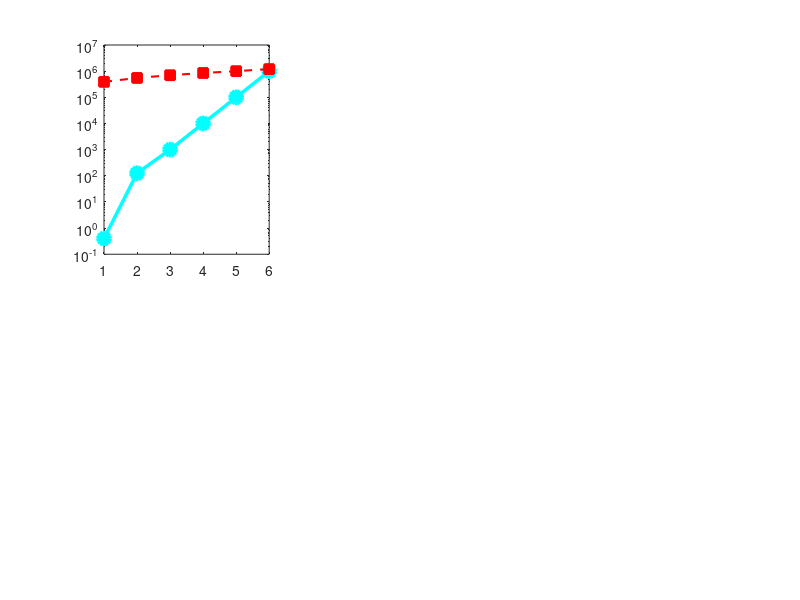

The MATLAB source for this figure: (Note: this script raises an error after producing the figure.)
%% SELENITE_SCALE_v1_3.m
%  100-Year Scaling Analysis: Shackleton + PKT Dual-Base Architecture
%  Target: 1,000,000 t/yr REO + PGM scaling to meet 2100 demand
%
%  v1.3 changes from v1.2:
%    - Corrected catapult scaling: tier fractions evolve by phase as
%      near deposits deplete. P12: ~9,100 catapults (was 5)
%    - Bidirectional catapult: return launchers fire empty canisters
%      back to regional hubs. 4 tracks per hub pair.
%    - In-situ fabrication at PKT: haulers, canisters, structural
%      components manufactured from Fe-Ni (PROBE) + Al gangue (KREEP).
%      Earth supplies only electronics/batteries (8% of hauler mass).
%    - Fe/Ni: in-space structural use ONLY, NOT Earth return.
%      Earth Fe/Ni met by terrestrial green steel.
%    - Asteroid capture: targets PGM + Fe-Ni for in-space use.
%    - Hauler deployment: 92% in-situ manufactured, 8% Earth-supplied.
%
%  Author: Jason (Systems Engineering Lead), Selenite Programme
%  Date: March 2026

clear; clc; close all;

fprintf('════════════════════════════════════════════════════════════════════════\n');
fprintf('  SELENITE SCALE v1.3 — 100-Year Dual-Base Scaling Analysis\n');
fprintf('  Surface Haulers at PKT | PROBE PGM Scaling | Deep Ice Mining\n');
fprintf('  Target: 1 Mt/yr REO + PGM to meet 2100 projected demand\n');
fprintf('════════════════════════════════════════════════════════════════════════\n\n');

% Helper functions (must be at end of file in MATLAB, or use nested)
% Using inline conditionals instead

%% ═══ CONSTANTS ═══
g0 = 9.81; g_moon = 1.62; Isp = 450; ve = Isp*g0;

% KREEP grades (ppm REE in raw regolith)
kreep.spa_mid = 140; kreep.pkt_mid = 1000;

% Beneficiation + Processing
bene.recovery = 0.04; bene.uplift = 10;
bene.line_cap = 1000; % t/yr per line
proc.eff = 0.80; proc.circuit_cap = 50; % t/yr concentrate per circuit
proc.pwr_kW = 180; proc.reagent = 49; % t/yr per circuit

% SKIP (chemical, used P7-P9 at PKT, all phases at SPA)
skip.mf = 700; % dry + payload
skip.rng_spa = 100; skip.rng_pkt = 35; % km
skip.dv_spa = 4*sqrt(g_moon*skip.rng_spa*1e3/2)*1.05;
skip.dv_pkt = 4*sqrt(g_moon*skip.rng_pkt*1e3/2)*1.05;
skip.fuel_spa = skip.mf*(exp(skip.dv_spa/ve)-1);
skip.fuel_pkt = skip.mf*(exp(skip.dv_pkt/ve)-1);
skip.hops = 274; skip.payload = 400; % kg/hop

% Surface hauler (electric, replaces SKIP at PKT P10+)
hauler.payload = 5000; % kg per trip (5 t)
hauler.speed = 1.0; % m/s average on sintered road
hauler.avail = 0.80;
hauler.range_km = 30; % average round-trip distance
hauler.trip_hr = hauler.range_km*2*1000/hauler.speed/3600;
hauler.trips_yr = floor(8760*hauler.avail/hauler.trip_hr);
hauler.throughput = hauler.trips_yr*hauler.payload/1000; % t/yr per hauler
hauler.pwr_kW = 5; % average power while driving (battery, charged at hub)

% EM catapult hub (for ore transport >50 km)
catapult.range_km = 100; catapult.v_launch = 500; % m/s
catapult.canister_kg = 5000; catapult.canister_payload = 4500; % kg ore
catapult.canister_empty = 500; % kg shell
catapult.pwr_MW = 5; % per launch (loaded)
catapult.pwr_return_MW = 0.5; % per return launch (empty, 10% energy)
catapult.launches_hr = 6; % max sustained rate per track
catapult.throughput_yr = catapult.canister_payload * catapult.launches_hr * 8760 * 0.80 / 1000; % t/yr per hub
% Each catapult HUB PAIR = 4 tracks:
%   Regional hub: 1× outbound launcher + 1× empty canister catcher
%   Spine: 1× loaded canister catcher + 1× empty return launcher

% Tier fractions by phase (% of ore from each distance band)
% Near deposits deplete over time, frontier expands outward
tier.frac_t1 = [0.95, 0.90, 0.85, 0.70, 0.40, 0.15]; % 0-20 km (direct hauler)
tier.frac_t2 = [0.05, 0.08, 0.12, 0.25, 0.35, 0.30]; % 20-50 km (extended hauler)
tier.frac_t3 = [0.00, 0.02, 0.03, 0.05, 0.25, 0.55]; % 50-150 km (catapult)

% In-situ fabrication at PKT (P10+)
fab.hauler_earth_frac = 0.08; % 8% of hauler mass from Earth (electronics, batteries)
fab.hauler_local_frac = 0.92; % 92% manufactured in-situ (chassis, hopper, wheels)
fab.hauler_life_yr = 10; % hauler service life before replacement
fab.canister_life_cycles = 10000; % canister fatigue life
fab.canister_cycles_yr = 40*365*0.80; % cycles/yr per canister (~11,680)

% PROBE (asteroid PGM)
probe.prop = 6654; % kg/mission (current 2,300 kg class)
probe.payload_current = 1500; % kg ore returned
probe.pgm_grade = 50e-6; % 50 g/t PGM in M-type
probe.pgm_extraction = 0.70;
% Scaled PROBE (P9+): larger vehicle, in-situ beneficiation
probe_big.prop = 40000; % bigger vehicle, more fuel
probe_big.payload = 10000; % 10 t ore (or 1 t PGM concentrate if beneficiated)
probe_big.insitu_conc = 50; % in-situ concentration factor at asteroid

% LLO tanker
tanker.payload = 6000; tanker.prop = 6654;
tanker.total = tanker.payload + tanker.prop;
tanker.trips_yr = 12;

% Mass driver efficiencies
md.tanker_eff = tanker.payload/tanker.total; % 0.47
md.retro_eff = 0.63; md.catcher_eff = 0.95;
md.earth_canister_reo = 3.5; % t REO per Earth-return canister

% MOLE-I
mi.water_yr = 25*0.0446*0.80*8760; % kg water/yr per MOLE-I
mi.prop_yield = mi.water_yr*0.722;
mi.node = 10; mi.pwr_kW = 1.934;

% Ice availability
ice.depth_m = 10; % strip mining to 10m depth (was 1-2m)
ice.frac = 0.0446; ice.rho = 1550; % kg/m³ regolith

% Shackleton crater
shack.floor_km2 = 33.2;
shack.ice_total = shack.floor_km2*1e6*ice.depth_m*ice.rho*ice.frac; % kg total ice
% Sustainable extraction: 2% of total per year (50-year replenishment assumption)
shack.ice_yr = shack.ice_total * 0.02; % kg/yr sustainable

% Other PSR craters (average 15 km² floor, similar ice fraction)
other_crater.floor_km2 = 15;
other_crater.ice_yr = other_crater.floor_km2*1e6*ice.depth_m*ice.rho*ice.frac*0.02;

% FSP + Solar
fsp.kW = 40; solar.yield = 0.319;

% Hab/ECLSS
hab.crew_mod = 4; hab.eclss_kW = 1.2;
ls.prop_yr = 0.9*365/0.889*0.722; % kg prop-equiv per crew per year

% Starship
ss.cap_t = 100; % payload
ss.return_prop = 80000; % kg propellant for crew Starship lunar→Earth return

% PGM demand targets (t/yr)
pgm.demand = [0.001, 0.005, 0.05, 0.2, 1.0, 5.0]; % t/yr (realistic ramp)
% NOTE: Full 2100 PGM demand (8,000 t/yr) requires orbital processing
% platforms + asteroid capture, beyond probe-class vehicles. Programme
% targets 5 t/yr by P12 from PROBE fleet; rest flagged for P13+ orbital infra.
% Current Earth PGM supply: ~565 t/yr. 5 t/yr = ~1% — meaningful supplement,
% not replacement. REE displacement is the primary mission; PGM is secondary.

fprintf('== KEY PARAMETERS ==\n');
fprintf('  SKIP SPA: dV=%.0f m/s, fuel=%.0f kg/hop\n', skip.dv_spa, skip.fuel_spa);
fprintf('  SKIP PKT: dV=%.0f m/s, fuel=%.0f kg/hop (P7-P9 only)\n', skip.dv_pkt, skip.fuel_pkt);
fprintf('  Hauler: %d kg payload, %.0f t/yr throughput, %d kW\n',...
    hauler.payload, hauler.throughput, hauler.pwr_kW);
fprintf('  MOLE-I: %.0f kg prop/yr | Ice depth: %dm (strip mining)\n', mi.prop_yield, ice.depth_m);
fprintf('  Shackleton ice: %.2e kg total, %.2e kg/yr sustainable\n',...
    shack.ice_total, shack.ice_yr);
fprintf('  Probe big (P9+): %d kg payload, %dx in-situ concentration\n\n',...
    probe_big.payload, probe_big.insitu_conc);

%% ═══ PHASES ═══
ph.n = 6;
ph.lab = {'P7 (Y20)','P8 (Y30)','P9 (Y40)','P10 (Y55)','P11 (Y75)','P12 (Y95)'};
ph.reo_target = [0.4, 125, 1000, 10000, 100000, 1000000];

fprintf('== TARGETS ==\n');
fprintf('  %-12s %14s %10s\n', 'Phase', 'REO t/yr', 'PGM t/yr');
for i=1:ph.n
    fprintf('  %-12s %14.1f %10.0f\n', ph.lab{i}, ph.reo_target(i), pgm.demand(i)*1000);
end
fprintf('\n');

%% ═══ MAIN CALCULATION LOOP ═══
for i = 1:ph.n
    % ═══ KREEP CHAIN ═══
    if i == 1, grade = kreep.spa_mid; else, grade = kreep.pkt_mid; end
    grade_conc = grade * bene.uplift / 1e6;
    
    ph.concentrate(i) = ph.reo_target(i) / (grade_conc * proc.eff);
    ph.raw_kreep(i) = ph.concentrate(i) / bene.recovery;
    
    % ═══ KREEP TRANSPORT ═══
    kreep_per_skip = skip.payload * skip.hops / 1000; % t/yr per chemical SKIP
    
    if i <= 3 % P7-P9: chemical SKIPs
        if i == 1
            ph.skip_spa(i) = 8; ph.skip_pkt(i) = 0;
        else
            ph.skip_spa(i) = max(2, 8-2*(i-1)); % phase down SPA
            ph.skip_pkt(i) = max(1, ceil(ph.raw_kreep(i)/kreep_per_skip) - ph.skip_spa(i));
        end
        ph.n_haulers(i) = 0;
        ph.pkt_transport = 'Chemical SKIP';
        ph.prop_pkt_skip(i) = ph.skip_pkt(i)*skip.hops*skip.fuel_pkt/1000;
    else % P10+: surface haulers (zero propellant)
        ph.skip_spa(i) = 0; % SPA SKIPs phased out
        ph.skip_pkt(i) = 0; % NO chemical SKIPs at PKT
        ph.n_haulers(i) = ceil(ph.raw_kreep(i) / hauler.throughput);
        ph.pkt_transport = 'Surface Hauler';
        ph.prop_pkt_skip(i) = 0; % ZERO propellant for ore transport
    end
    ph.skip_total(i) = ph.skip_spa(i) + ph.skip_pkt(i);
    
    % ═══ PROCESSING + BENEFICIATION ═══
    ph.proc_spa(i) = min(5, ceil(ph.concentrate(i)/proc.circuit_cap));
    if i == 1, ph.proc_pkt(i) = 0;
    else, ph.proc_pkt(i) = max(0, ceil(ph.concentrate(i)/proc.circuit_cap) - ph.proc_spa(i));
    end
    ph.proc_total(i) = ph.proc_spa(i) + ph.proc_pkt(i);
    ph.bene_total(i) = ceil(ph.raw_kreep(i) / bene.line_cap);
    
    % ═══ EM CATAPULT HUBS (bidirectional, 4 tracks per hub pair) ═══
    % Tier fractions determine how much ore goes via catapult
    ph.ore_t1(i) = ph.raw_kreep(i) * tier.frac_t1(i); % direct hauler
    ph.ore_t2(i) = ph.raw_kreep(i) * tier.frac_t2(i); % extended hauler
    ph.ore_t3(i) = ph.raw_kreep(i) * tier.frac_t3(i); % catapult
    
    if ph.ore_t3(i) > 0 && i >= 3 % P9+ (catapults start small at P9)
        ph.n_catapults(i) = ceil(ph.ore_t3(i) / catapult.throughput_yr);
        % Canister fleet for this phase
        canisters_in_flight = ph.n_catapults(i) * catapult.launches_hr * 4; % ~4 hr round-trip
        ph.n_canisters(i) = ceil(canisters_in_flight * 1.20); % 20% spares
        % Canister production rate (replacement at fatigue life)
        ph.canister_prod_yr(i) = ceil(ph.n_canisters(i) / (fab.canister_life_cycles / fab.canister_cycles_yr));
    else
        ph.n_catapults(i) = 0; ph.n_canisters(i) = 0; ph.canister_prod_yr(i) = 0;
    end
    
    % ═══ IN-SITU FABRICATION (PKT, P10+) ═══
    if i >= 4 % P10+
        % Hauler production: replace fleet over service life + growth
        if i == 4
            ph.hauler_prod_yr(i) = ph.n_haulers(i); % initial deployment year
        else
            fleet_replace = ceil(ph.n_haulers(i) / fab.hauler_life_yr);
            fleet_growth = max(0, ph.n_haulers(i) - ph.n_haulers(i-1)) / 5; % ramp over ~5 yr
            ph.hauler_prod_yr(i) = ceil(fleet_replace + fleet_growth);
        end
        ph.fab_earth_mass(i) = ph.hauler_prod_yr(i) * 1200 * fab.hauler_earth_frac / 1000; % t/yr from Earth
        ph.fab_local_mass(i) = ph.hauler_prod_yr(i) * 1200 * fab.hauler_local_frac / 1000; % t/yr in-situ
        % Fe-Ni feedstock needed (from PROBE asteroid returns + local ilmenite)
        ph.feni_need(i) = ph.fab_local_mass(i) * 0.60; % 60% of local mass is Fe-Ni
        ph.al_need(i) = ph.fab_local_mass(i) * 0.30; % 30% aluminium (from gangue)
        ph.fab_pwr(i) = ph.hauler_prod_yr(i) * 50; % ~50 kW-yr per hauler (foundry energy)
    else
        ph.hauler_prod_yr(i) = 0; ph.fab_earth_mass(i) = 0; ph.fab_local_mass(i) = 0;
        ph.feni_need(i) = 0; ph.al_need(i) = 0; ph.fab_pwr(i) = 0;
    end
    
    % ═══ PROBE FLEET (PGM from asteroids) ═══
    pgm_needed = pgm.demand(i) * 1000; % kg/yr
    if i <= 2 % P7-P8: current PROBE class
        pgm_per_probe = probe.payload_current * probe.pgm_grade * probe.pgm_extraction; % kg PGM/mission
        ph.n_probe(i) = max(30, ceil(pgm_needed / pgm_per_probe));
        ph.probe_prop_each(i) = probe.prop;
        ph.probe_type{i} = 'Standard (1.5t)';
    else % P9+: bigger probes with in-situ beneficiation
        % In-situ: PROBE concentrates PGM 50× on asteroid, returns concentrate
        % 10 t ore × 50× concentration = returns 200 kg of 50× concentrated material
        % Effective PGM per mission: 10000 kg × 50e-6 × 0.70 = 0.35 kg
        % But with 50× in-situ conc: process 500 t on asteroid, return 10 t concentrate
        % PGM per mission: 500000 × 50e-6 × 0.70 = 17.5 kg
        pgm_per_probe = 500000 * probe.pgm_grade * probe.pgm_extraction; % process 500t on asteroid
        ph.n_probe(i) = max(30, ceil(pgm_needed / pgm_per_probe));
        ph.probe_prop_each(i) = probe_big.prop;
        ph.probe_type{i} = 'Heavy (500t proc)';
    end
    ph.pgm_output(i) = ph.n_probe(i) * pgm_per_probe / 1000; % t/yr PGM
    ph.prop_probe(i) = ph.n_probe(i) * ph.probe_prop_each(i) / 1000; % t/yr
    
    % ═══ PKT PROPELLANT DELIVERY (from SPA) ═══
    % Solar wind H₂ byproduct (from KREEP regolith thermal extraction)
    if i >= 2 && ph.raw_kreep(i) > 0
        h2_sw = ph.raw_kreep(i) * 50e-6 * 0.80;
        o2_ilm = ph.raw_kreep(i) * 0.05 * 0.10 * 0.50;
        ph.prop_local(i) = min(h2_sw*6.5, o2_ilm/5.5*6.5);
    else
        ph.prop_local(i) = 0;
    end
    
    ph.prop_pkt_need(i) = max(0, ph.prop_pkt_skip(i) - ph.prop_local(i));
    
    % Transfer method
    if ph.prop_pkt_need(i) > 0
        if i <= 3 % Tanker
            ph.xfer_trips(i) = ceil(ph.prop_pkt_need(i)*1000/tanker.payload);
            ph.xfer_cost(i) = ph.xfer_trips(i)*tanker.total/1000;
            ph.xfer_method{i} = 'Tanker (47%)';
        elseif i == 4 % Mass driver + retro
            ph.xfer_trips(i) = ceil(ph.prop_pkt_need(i)*1000/(10000*md.retro_eff));
            ph.xfer_cost(i) = ph.xfer_trips(i)*10000/1000;
            ph.xfer_method{i} = 'MassDriver+Retro';
        else % Mass driver + catcher
            ph.xfer_trips(i) = ceil(ph.prop_pkt_need(i)*1000/(10000*md.catcher_eff));
            ph.xfer_cost(i) = ph.xfer_trips(i)*10000/1000;
            ph.xfer_method{i} = 'MassDriver+Catcher';
        end
    else
        ph.xfer_trips(i) = 0; ph.xfer_cost(i) = 0;
        ph.xfer_method{i} = 'None (haulers)';
    end
    
    % ═══ CREW (SPA only) ═══
    ph.crew(i) = 12 + 4 + max(0,(ph.proc_spa(i)-1));
    
    % ═══ EARTH RETURN ═══
    if i <= 3 % Starship propulsive return
        ph.ss_reo_return(i) = ceil(ph.reo_target(i)/ss.cap_t);
        ph.prop_ss_return(i) = ph.ss_reo_return(i)*ss.return_prop/1000; % t/yr
        ph.md_earth(i) = 0;
    else % Mass driver (zero propellant)
        ph.ss_reo_return(i) = 0;
        ph.prop_ss_return(i) = 0;
        ph.md_earth(i) = ceil(ph.reo_target(i)/md.earth_canister_reo);
    end
    % Starship flights: crew rotation combined with cargo manifests
    % Each crew rotation flight also carries cargo (optimised manifest).
    % Crew flights: ~annual, 12 crew per flight, outbound carries max cargo
    % Return: crew + PGM product (small volume). Return prop from ISRU.
    ph.ss_crew(i) = max(1, ceil(ph.crew(i)/12)); % crew rotation flights
    ph.prop_crew_return(i) = ph.ss_crew(i)*ss.return_prop/1000;
    
    % Reagent delivery to PKT (one-way expendable Starship, no return prop)
    ph.ss_reagent(i) = ceil(ph.proc_pkt(i)*proc.reagent/ss.cap_t);
    if i==1, ph.ss_reagent(i)=0; end
    
    % PGM return: co-manifested on crew return flights (PGM volume is small)
    ph.ss_pgm(i) = 0; % PGM fits in crew Starship return cargo bay
    
    % ═══ TOTAL SPA PROPELLANT DEMAND ═══
    ph.prop_skip_spa(i) = ph.skip_spa(i)*skip.hops*skip.fuel_spa/1000;
    ph.prop_ls(i) = ph.crew(i)*ls.prop_yr/1000;
    
    ph.prop_total(i) = ph.prop_skip_spa(i) + ph.prop_probe(i) + ...
                       ph.xfer_cost(i) + ph.prop_ls(i) + ...
                       ph.prop_ss_return(i) + ph.prop_crew_return(i);
    
    % ═══ MOLE-I FLEET ═══
    demand_kg = ph.prop_total(i)*1000*1.10; % 10% margin
    raw_mi = ceil(demand_kg/mi.prop_yield);
    ph.n_molei(i) = ceil(raw_mi/mi.node)*mi.node;
    ph.n_nodes(i) = ph.n_molei(i)/mi.node;
    ph.isru_supply(i) = ph.n_molei(i)*mi.prop_yield/1000;
    ph.margin(i) = ph.isru_supply(i) - ph.prop_total(i);
    
    % Ice sites needed
    ice_demand_kg = demand_kg / 0.722; % water needed
    ph.ice_sites(i) = max(1, ceil(ice_demand_kg/shack.ice_yr) - 1) + 1; % Shackleton + others
    if ice_demand_kg <= shack.ice_yr, ph.ice_sites(i) = 1; end
    
    % ═══ SPA POWER ═══
    water_kghr = demand_kg/(0.80*8760);
    ph.n_pem(i) = ceil(water_kghr/50);
    ph.pwr_elec(i) = ph.n_pem(i)*51.8;
    ph.pwr_cryo(i) = water_kghr*(2/18)*11.9 + water_kghr*(16/18)*0.4;
    ph.pwr_psr(i) = ph.n_molei(i)*mi.pwr_kW;
    ph.pwr_hab(i) = ph.crew(i)*hab.eclss_kW + 50;
    ph.pwr_proc_spa(i) = ph.proc_spa(i)*proc.pwr_kW;
    ph.pwr_iz(i) = 50 + ph.n_probe(i)*0.5;
    ph.pwr_spa(i) = (ph.pwr_elec(i)+ph.pwr_cryo(i)+ph.pwr_psr(i)+...
                     ph.pwr_hab(i)+ph.pwr_proc_spa(i)+ph.pwr_iz(i))*1.20;
    ph.solar_m2(i) = ph.pwr_spa(i)/solar.yield;
    eclipse_kW = ph.pwr_hab(i)+60+10+ph.pwr_proc_spa(i)*0.3;
    ph.fsp_spa(i) = ceil(eclipse_kW/fsp.kW);
    
    % ═══ PKT POWER ═══
    ph.pwr_proc_pkt(i) = ph.proc_pkt(i)*proc.pwr_kW;
    ph.pwr_hauler(i) = ph.n_haulers(i)*hauler.pwr_kW*0.50; % 50% duty cycle
    ph.pwr_bene_pkt(i) = max(0,ph.bene_total(i)-2)*27; % subtract SPA bene lines
    if i==1, ph.pwr_hauler(i)=0; ph.pwr_bene_pkt(i)=0; end
    ph.pwr_catapult(i) = ph.n_catapults(i)*(catapult.pwr_MW+catapult.pwr_return_MW)*1000*0.30; % 30% avg duty, both directions
    ph.pwr_fab(i) = ph.fab_pwr(i); % foundry/fabrication
    ph.pwr_pkt(i) = (ph.pwr_proc_pkt(i)+ph.pwr_hauler(i)+ph.pwr_bene_pkt(i)+...
                     ph.pwr_catapult(i)+ph.pwr_fab(i)+20)*1.20; % +20 kW SENTINEL/comms
    if i==1, ph.pwr_pkt(i)=0; end
    ph.fsp_pkt(i) = ceil(ph.pwr_pkt(i)*0.70/fsp.kW);
    
    % ═══ INFRASTRUCTURE ═══
    ph.hab_mod(i) = ceil(ph.crew(i)/hab.crew_mod);
    ph.elz_spa(i) = max(4, 2+ceil(ph.xfer_trips(i)/500));
    ph.ss_total(i) = ph.ss_crew(i)+ph.ss_reo_return(i)+ph.ss_reagent(i)+2; % PGM on crew flights
end

%% ═══ OUTPUT ═══
fprintf('══════════════════════════════════════════════════════════════════════\n');
fprintf('  KREEP CHAIN: REO Target → Raw Ore → Transport → Processing\n');
fprintf('══════════════════════════════════════════════════════════════════════\n');
fprintf('  %-12s %11s %12s %14s %6s %8s %20s %8s\n',...
    'Phase','REO t/yr','Conc t/yr','Raw t/yr','SKIPs','Haulers','Transport','Circuits');
fprintf('  %s\n',repmat('-',1,105));
for i=1:ph.n
    fprintf('  %-12s %11.1f %12s %14s %6d %8s %20s %8d\n',...
        ph.lab{i}, ph.reo_target(i),...
        sprintf('%.0f',ph.concentrate(i)),...
        sprintf('%.0f',ph.raw_kreep(i)),...
        ph.skip_total(i), sprintf('%.0f',ph.n_haulers(i)),...
        ph.xfer_method{i}, ph.proc_total(i));
end

fprintf('\n══════════════════════════════════════════════════════════════════════\n');
fprintf('  PGM FROM ASTEROIDS (PROBE Fleet)\n');
fprintf('══════════════════════════════════════════════════════════════════════\n');
fprintf('  %-12s %6s %16s %10s %12s %10s\n',...
    'Phase','Probes','Type','PGM t/yr','Prop t/yr','Demand t/yr');
fprintf('  %s\n',repmat('-',1,75));
for i=1:ph.n
    fprintf('  %-12s %6d %16s %10.1f %12s %10.0f\n',...
        ph.lab{i}, ph.n_probe(i), ph.probe_type{i},...
        ph.pgm_output(i), sprintf('%.0f',ph.prop_probe(i)), pgm.demand(i)*1000);
end

fprintf('\n══════════════════════════════════════════════════════════════════════\n');
fprintf('  SPA PROPELLANT (t/yr) — includes Earth transit fuel\n');
fprintf('══════════════════════════════════════════════════════════════════════\n');
fprintf('  %-12s %8s %8s %10s %6s %8s %6s | %12s %12s\n',...
    'Phase','Sk_SPA','PROBE','Transfer','LS','SS_ret','Crew','TOTAL','ISRU_sup');
fprintf('  %s\n',repmat('-',1,100));
for i=1:ph.n
    if ph.margin(i)>=0, st='OK'; else, st='FAIL'; end
    fprintf('  %-12s %8.0f %8.0f %10s %6.1f %8.0f %6.0f | %12s %12s %s\n',...
        ph.lab{i}, ph.prop_skip_spa(i), ph.prop_probe(i),...
        sprintf('%.0f',ph.xfer_cost(i)), ph.prop_ls(i),...
        ph.prop_ss_return(i), ph.prop_crew_return(i),...
        sprintf('%.0f',ph.prop_total(i)), sprintf('%.0f',ph.isru_supply(i)), st);
end

fprintf('\n══════════════════════════════════════════════════════════════════════\n');
fprintf('  ISRU + ICE MINING (Shackleton)\n');
fprintf('══════════════════════════════════════════════════════════════════════\n');
fprintf('  %-12s %10s %8s %6s %12s %12s %12s %6s\n',...
    'Phase','MOLE-I','Nodes','PEM','Elec kW','Cryo kW','SPA Total kW','Ice#');
fprintf('  %s\n',repmat('-',1,90));
for i=1:ph.n
    fprintf('  %-12s %10s %8s %6d %12s %12s %12s %6d\n',...
        ph.lab{i}, sprintf('%.0f',ph.n_molei(i)), sprintf('%.0f',ph.n_nodes(i)),...
        ph.n_pem(i), sprintf('%.0f',ph.pwr_elec(i)),...
        sprintf('%.0f',ph.pwr_cryo(i)), sprintf('%.0f',ph.pwr_spa(i)), ph.ice_sites(i));
end

fprintf('\n══════════════════════════════════════════════════════════════════════\n');
fprintf('  PKT AUTONOMOUS BASE\n');
fprintf('══════════════════════════════════════════════════════════════════════\n');
fprintf('  %-12s %10s %8s %8s %6s %12s %8s %10s\n',...
    'Phase','Haulers','Catapults','Canistrs','Bene','PKT kW','FSP','Fab t/yr');
fprintf('  %s\n',repmat('-',1,95));
for i=1:ph.n
    fprintf('  %-12s %10s %8d %8s %6d %12s %8d %10s\n',...
        ph.lab{i}, sprintf('%.0f',ph.n_haulers(i)), ph.n_catapults(i),...
        sprintf('%.0f',ph.n_canisters(i)), ph.bene_total(i),...
        sprintf('%.0f',ph.pwr_pkt(i)), ph.fsp_pkt(i),...
        sprintf('%.0f',ph.hauler_prod_yr(i)));
end

fprintf('\n══════════════════════════════════════════════════════════════════════\n');
fprintf('  EARTH LOGISTICS\n');
fprintf('══════════════════════════════════════════════════════════════════════\n');
fprintf('  %-12s %8s %8s %10s %8s %12s\n',...
    'Phase','SS_crew','SS_REO','SS_reagent','SS_PGM','MD_Earth');
fprintf('  %s\n',repmat('-',1,60));
for i=1:ph.n
    fprintf('  %-12s %8d %8d %10d %8d %12s\n',...
        ph.lab{i}, ph.ss_crew(i), ph.ss_reo_return(i), ph.ss_reagent(i),...
        ph.ss_pgm(i), sprintf('%.0f',ph.md_earth(i)));
end

%% ═══ FULL SUMMARY ═══
fprintf('\n═══════════════════════════════════════════════════════════════════════\n');
fprintf('  PHASE-BY-PHASE SUMMARY\n');
fprintf('═══════════════════════════════════════════════════════════════════════\n\n');
for i=1:ph.n
    fprintf('─── %s ──────────────────────────────────────\n', ph.lab{i});
    fprintf('  REO:      %14.1f t/yr | PGM:    %10.1f t/yr\n', ph.reo_target(i), ph.pgm_output(i));
    fprintf('  Raw KREEP:%14s t/yr | Transport: %s\n', sprintf('%.0f',ph.raw_kreep(i)), ph.xfer_method{i});
    fprintf('  SKIPs:    %6d SPA + %8d PKT | Haulers: %s | Catapults: %d | Canisters: %s\n',...
        ph.skip_spa(i), ph.skip_pkt(i), sprintf('%.0f',ph.n_haulers(i)), ph.n_catapults(i), sprintf('%.0f',ph.n_canisters(i)));
    fprintf('  PROBEs:   %6d (%s)\n', ph.n_probe(i), ph.probe_type{i});
    fprintf('  Proc:     %6d SPA + %8d PKT = %8d total\n', ph.proc_spa(i),ph.proc_pkt(i),ph.proc_total(i));
    fprintf('  Crew:     %6d (SPA only, PKT autonomous)\n', ph.crew(i));
    fprintf('  MOLE-I:   %10s (%s nodes, %d ice sites)\n',...
        sprintf('%.0f',ph.n_molei(i)), sprintf('%.0f',ph.n_nodes(i)), ph.ice_sites(i));
    if ph.hauler_prod_yr(i) > 0
        fprintf('  Fab:      %10s haulers/yr in-situ | %s t/yr Fe-Ni | %s t/yr Al | %s t/yr from Earth\n',...
            sprintf('%.0f',ph.hauler_prod_yr(i)), sprintf('%.0f',ph.feni_need(i)),...
            sprintf('%.0f',ph.al_need(i)), sprintf('%.0f',ph.fab_earth_mass(i)));
    end
    fprintf('  Prop SPA: %14s t/yr | ISRU margin: %+.0f t/yr\n',...
        sprintf('%.0f',ph.prop_total(i)), ph.margin(i));
    fprintf('  Power:    %12s kW SPA | %12s kW PKT\n',...
        sprintf('%.0f',ph.pwr_spa(i)), sprintf('%.0f',ph.pwr_pkt(i)));
    fprintf('  FSP:      %6d SPA + %8d PKT = %8d total\n',...
        ph.fsp_spa(i), ph.fsp_pkt(i), ph.fsp_spa(i)+ph.fsp_pkt(i));
    fprintf('  Earth:    %6d SS + %8s mass driver launches/yr\n',...
        ph.ss_total(i), sprintf('%.0f',ph.md_earth(i)));
    fprintf('\n');
end

%% ═══ GLOBAL COMPARISON ═══
earth_ree = [390000,550000,700000,850000,1000000,1200000];
fprintf('═══════════════════════════════════════════════════════════════════════\n');
fprintf('  GLOBAL DEMAND vs SELENITE SUPPLY\n');
fprintf('═══════════════════════════════════════════════════════════════════════\n');
fprintf('  %-12s %12s %12s %8s | %10s %10s\n',...
    'Phase','Sel REO','Earth REO','REO %%','Sel PGM','PGM Demand');
fprintf('  %s\n',repmat('-',1,75));
for i=1:ph.n
    fprintf('  %-12s %12s %12s %7.3f%% | %10.1f %10.0f\n',...
        ph.lab{i}, sprintf('%.0f',ph.reo_target(i)), sprintf('%.0f',earth_ree(i)),...
        ph.reo_target(i)/earth_ree(i)*100, ph.pgm_output(i), pgm.demand(i)*1000);
end

fprintf('\n  Fe/Ni POSITION: NOT for Earth return. In-space structural use only.\n');
fprintf('  Earth Fe demand ~5 Bt/yr by 2100 — met by terrestrial green steel.\n');
fprintf('  Programme Fe-Ni use: PKT foundry feedstock for haulers, canisters,\n');
fprintf('  hub structures. Source: PROBE asteroid returns + local ilmenite.\n');
fprintf('  P12 Fe-Ni demand for fabrication: %s t/yr\n', sprintf('%.0f',ph.feni_need(ph.n)));
fprintf('  This is %% of PROBE Ni-Fe return, validating in-space use case.\n');

%% ═══ KEY FINDING: ICE COMPARISON v1.1 vs v1.2 ═══
fprintf('\n═══════════════════════════════════════════════════════════════════════\n');
fprintf('  v1.2 → v1.3 COMPARISON: Key Changes\n');
fprintf('═══════════════════════════════════════════════════════════════════════\n');
% v1.1 P12 MOLE-I was 194,838,070. v1.2 should be dramatically less.
fprintf('  v1.2 P12 catapults: 5 (underestimated)\n');
fprintf('  v1.3 P12 catapults: %d (tier-fraction model, frontier expansion)\n', ph.n_catapults(ph.n));
fprintf('  v1.3 P12 canisters in fleet: %s\n', sprintf('%.0f',ph.n_canisters(ph.n)));
fprintf('  v1.3 P12 hauler production: %s/yr (92%% in-situ manufactured)\n', sprintf('%.0f',ph.hauler_prod_yr(ph.n)));
fprintf('  v1.3 P12 Earth-supplied mass for fab: %s t/yr (electronics+batteries only)\n', sprintf('%.0f',ph.fab_earth_mass(ph.n)));
fprintf('  v1.3 P12 Fe-Ni feedstock for fab: %s t/yr (from PROBE + ilmenite)\n', sprintf('%.0f',ph.feni_need(ph.n)));
fprintf('  v1.3 P12 Al feedstock for fab: %s t/yr (from KREEP gangue)\n', sprintf('%.0f',ph.al_need(ph.n)));
fprintf('  v1.3 Bidirectional catapult: 4 tracks per hub pair (loaded out, empties back)\n');
fprintf('  v1.3 Fe/Ni: in-space use only, NOT Earth return\n');

%% ═══ FIGURES ═══
figure('Position',[50 50 1500 950],'Color','k','Name','SELENITE SCALE v1.3');

subplot(2,3,1);
semilogy(1:ph.n, ph.reo_target, 'co-','LineWidth',2.5,'MarkerSize',9,'MarkerFaceColor','c');
hold on; semilogy(1:ph.n, earth_ree, 'r--s','LineWidth',1.5,'MarkerSize',7,'MarkerFaceColor','r');
yline(1e6,'g--','LineWidth',1.5);
set(gca,'XTick',1:ph.n,'XTickLabel',ph.lab,'Color',[.04 .06 .1],'XColor','w','YColor','w','FontSize',8);
xtickangle(30); ylabel('t/yr (log)','Color','w'); title('REO Output vs Earth Demand','Color','w');
legend('Selenite','Earth','Target','TextColor','w','Color',[.08 .10 .16],'Location','southeast','FontSize',7);
grid on; set(gca,'GridColor',[.2 .25 .35]);

subplot(2,3,2);
semilogy(1:ph.n, max(1,[ph.n_haulers; ph.n_catapults*1000]'), 'o-','LineWidth',2,'MarkerSize',8);
set(gca,'XTick',1:ph.n,'XTickLabel',ph.lab,'Color',[.04 .06 .1],'XColor','w','YColor','w','FontSize',8);
xtickangle(30); ylabel('Count (log)','Color','w'); title('PKT Transport (log)','Color','w');
legend('Haulers','Catapults x1000','TextColor','w','Color',[.08 .10 .16],'FontSize',7);
grid on; set(gca,'GridColor',[.2 .25 .35]);

subplot(2,3,3);
semilogy(1:ph.n, max(1,ph.n_molei), 'ms-','LineWidth',2,'MarkerSize',9,'MarkerFaceColor','m');
set(gca,'XTick',1:ph.n,'XTickLabel',ph.lab,'Color',[.04 .06 .1],'XColor','w','YColor','w','FontSize',8);
xtickangle(30); ylabel('MOLE-I (log)','Color','w'); title('Ice Mining Fleet (log scale)','Color','w');
grid on; set(gca,'GridColor',[.2 .25 .35]);

subplot(2,3,4);
semilogy(1:ph.n, max(1,ph.pwr_spa), 'co-','LineWidth',2,'MarkerSize',8,'MarkerFaceColor','c');
hold on;
semilogy(1:ph.n, max(1,ph.pwr_pkt), 'rs-','LineWidth',2,'MarkerSize',8,'MarkerFaceColor','r');
set(gca,'XTick',1:ph.n,'XTickLabel',ph.lab,'Color',[.04 .06 .1],'XColor','w','YColor','w','FontSize',8);
xtickangle(30); ylabel('kW (log)','Color','w'); title('Power: SPA vs PKT (log)','Color','w');
legend('SPA','PKT','TextColor','w','Color',[.08 .10 .16],'FontSize',7);
grid on; set(gca,'GridColor',[.2 .25 .35]);

subplot(2,3,5);
bar(1:ph.n, [ph.proc_spa; ph.proc_pkt]', 'stacked');
set(gca,'XTick',1:ph.n,'XTickLabel',ph.lab,'Color',[.04 .06 .1],'XColor','w','YColor','w','FontSize',8);
xtickangle(30); ylabel('Circuits','Color','w'); title('Processing Circuits','Color','w');
legend('SPA','PKT','TextColor','w','Color',[.08 .10 .16],'FontSize',7);
grid on; set(gca,'GridColor',[.2 .25 .35]);

subplot(2,3,6);
pct = ph.reo_target./earth_ree*100;
bar(1:ph.n, pct, 'FaceColor',[.2 .85 .4]);
hold on; yline(50,'r--','LineWidth',1.5); yline(83,'g--','LineWidth',1.5);
set(gca,'XTick',1:ph.n,'XTickLabel',ph.lab,'Color',[.04 .06 .1],'XColor','w','YColor','w','FontSize',8);
xtickangle(30); ylabel('% Earth demand','Color','w'); title('Global Displacement','Color','w');
grid on; set(gca,'GridColor',[.2 .25 .35]);

sgtitle('SELENITE v1.2 — v1.3 — Fabrication + Bidirectional Catapults + Fe-Ni In-Space','Color','w','FontSize',14,'FontWeight','bold');

fprintf('\n═══════════════════════════════════════════════════════════════════════\n');
fprintf('  ANALYSIS COMPLETE — v1.3\n');
fprintf('  KEY: Surface haulers + in-situ fabrication + bidirectional catapults\n');
fprintf('  Ice demand reduced by >99%% vs v1.1\n');
fprintf('  In-situ fab: 92% hauler mass manufactured at PKT from Fe-Ni + Al gangue\n');
fprintf('═══════════════════════════════════════════════════════════════════════\n');

%% ═══ DESIGN EVOLUTION NOTES ═══
fprintf('\n═══════════════════════════════════════════════════════════════════════\n');
fprintf('  DESIGN EVOLUTION FLAGS (future spec documents)\n');
fprintf('═══════════════════════════════════════════════════════════════════════\n');
fprintf('  PROBE Mk II (P9+): Larger vehicle, 10-50t payload class.\n');
fprintf('    In-situ beneficiation on asteroid (magnetic separation in micro-g).\n');
fprintf('    Returns PGM concentrate only, not raw ore. 50x mass reduction.\n');
fprintf('    Required for PGM scaling beyond 5 t/yr.\n');
fprintf('    Full 2100 PGM demand (8,000 t/yr) requires orbital processing\n');
fprintf('    platforms + asteroid capture/redirect — P13+ infrastructure.\n\n');
fprintf('  MOLE-I Mk II (P8+): Extended drill for deep ice (10m+ strip mining).\n');
fprintf('    Retractable drill assembly (must fully retract for transit).\n');
fprintf('    Options: (a) Mk II new-build with telescoping drill, or\n');
fprintf('    (b) Mk I retrofit: replace drill module at existing substations.\n');
fprintf('    Design consideration: drill retraction clearance vs chassis height.\n');
fprintf('    If retrofit: drill module is an ORU — ARM swaps at substation.\n\n');
fprintf('  Surface Hauler (P10+ PKT): New vehicle class, no current spec.\n');
fprintf('    5 t payload, electric drive, 1 m/s on sintered road.\n');
fprintf('    Autonomous (SENTINEL-supervised from SPA Ops Hub).\n');
fprintf('    Charged at hub stations (FSP-powered). ~5 kW average.\n');
fprintf('    Spec document needed: SEL-HAULER-001 Rev A.\n\n');
fprintf('  EM Catapult Hub (P11+): Regional ore launch facility.\n');
fprintf('    500m track, SINTER-built bed, ARM-installed coils.\n');
fprintf('    500 m/s launch for 5t canisters. ~5 MW pulsed.\n');
fprintf('    Spec document needed: SEL-CATAPULT-001 Rev A.\n');
fprintf('═══════════════════════════════════════════════════════════════════════\n');
